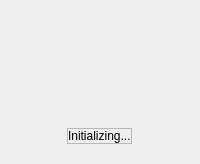
            <widget class="QWidget" name="initStack">
             <layout class="QVBoxLayout" name="verticalLayout_initStack">
              <item alignment="Qt::AlignVCenter">
               <widget class="QWidget" name="initWidget" native="true">
                <layout class="QVBoxLayout" name="verticalLayout_initWidget">
                 <item alignment="Qt::AlignHCenter|Qt::AlignVCenter">
                  <widget class="QLabel" name="initIcon">
                   <property name="minimumSize">
                    <size>
                     <width>128</width>
                     <height>102</height>
                    </size>
                   </property>
                   <property name="maximumSize">
                    <size>
                     <width>128</width>
                     <height>102</height>
                    </size>
                   </property>
                   <property name="text">
                    <string/>
                   </property>
                   <property name="scaledContents">
                    <bool>true</bool>
                   </property>
                  </widget>
                 </item>
                 <item alignment="Qt::AlignHCenter">
                  <widget class="QFrame" name="initFrame">
                   <property name="maximumSize">
                    <size>
                     <width>144</width>
                     <height>16777215</height>
                    </size>
                   </property>
                   <property name="frameShape">
                    <enum>QFrame::StyledPanel</enum>
                   </property>
                   <property name="frameShadow">
                    <enum>QFrame::Raised</enum>
                   </property>
                   <layout class="QVBoxLayout" name="verticalLayout_initFrame">
                    <property name="spacing">
                     <number>4</number>
                    </property>
                    <property name="leftMargin">
                     <number>0</number>
                    </property>
                    <property name="topMargin">
                     <number>0</number>
                    </property>
                    <property name="rightMargin">
                     <number>0</number>
                    </property>
                    <property name="bottomMargin">
                     <number>0</number>
                    </property>
                    <item>
                     <widget class="QLabel" name="initLabel">
                      <property name="text">
                       <string>Initializing...</string>
                      </property>
                     </widget>
                    </item>
                   </layout>
                  </widget>
                 </item>
                </layout>
               </widget>
              </item>
             </layout>
            </widget>
